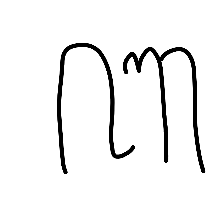
#> input picture Dataset/campuran/ba/ba38.mine.png, 224 x 224 px; its folder holds only this picture in this run
$ jupyter execute --allow-errors vzrenggamani-KNN-SVM.ipynb
#> lines starting #> are read from the running program, lines starting #| are printed output that depends on the picture; after the words box and inside, x2 and y2 are one past the last pixel; in counts of white or black regions, pixels touching at a corner belong together
[cell 1]
# load data
import glob
import os

# computing
import numpy as np
import pandas as pd

# visualization
import matplotlib.pyplot as plt
import seaborn as sns

# feature extraction
import cv2
from scipy.spatial.distance import cdist
from sklearn.cluster import KMeans
from sklearn.metrics import silhouette_score
from yellowbrick.cluster import KElbowVisualizer # https://realpython.com/k-means-clustering-python/

# modelling
from sklearn.preprocessing import StandardScaler
from sklearn.model_selection import train_test_split
from sklearn.svm import SVC
from sklearn.neighbors import KNeighborsClassifier
from sklearn.model_selection import GridSearchCV

# evalutaion
from sklearn.metrics import classification_report

# load/save model
import pickle

# Load Data

- input: -
- output: `X, y`

[cell 2]
# ukurang gambar 224x224
def import_image(file) :
#> called with file = 'Dataset/campuran/ba/ba38.mine.png'
    image = cv2.imread(file)
#> image is the input picture: shape (224, 224, 3); min 0, max 255, mean 241.8
    image = cv2.resize(image, (224, 224), interpolation = cv2.INTER_AREA)
    return image

def label_image(character, length) :
#| Ukuran karakter ba : 1
    array = np.full(length, character)
    return array

def import_data(character, path) :
    file_path = glob.glob(path)
    images = np.array([import_image(file) for file in file_path])
    label = label_image(character, len(file_path))

    return images, label

[cell 3]
hanacaraka = ('ba','ca','da','dha','ga','ha','ja','ka','la','ma','na','nga','nya','pa','ra','sa','ta','tha','wa','ya')

X = np.empty((0, 224, 224, 3), np.uint8)
y = np.empty((0))


#> (the rest of this cell did not finish here and is left out)

[cell 4]
# Ukuran keseluruhan data
print("Ukuran data:", X.shape[0])
#| Ukuran data: 1

[cell 5]
plt.figure(figsize=(10,4))
sns.countplot(x=y)
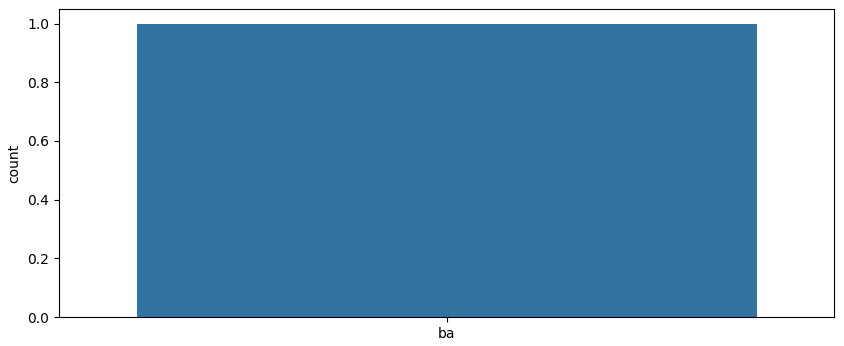
#> figure drawn by matplotlib, 1 panel

[cell 6]
np.random.seed(42)

fig = plt.figure(figsize=(16, 4))
columns = 4
rows = 1
for i in range(1, columns*rows + 1):
    img = np.array(X[np.random.randint(0, X.shape[0]), 0:])
    fig.add_subplot(rows, columns, i)
    plt.imshow(img)
    plt.axis('off')

plt.show()
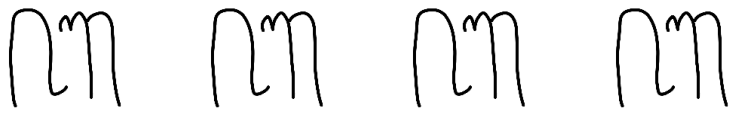
#> figure drawn by matplotlib, 4 panels

# Preprocessing

- input: `X`
- output: `X_prep`

kind of image preprocessing
- grayscaling (o)
- resizing (x)
- cropping (x)
- binarization (o)
- negative (x)
- skeletonization/thinning (o)
- noise reduction (x)
- sharpening (o)

[cell 7]
def grayscaling(image):
    image = cv2.cvtColor(image, cv2.COLOR_RGB2GRAY)
    return image

def thresholding(image, th):
    ret, image = cv2.threshold(image, th, 255, cv2.THRESH_BINARY)
    return image

def resizing(image, size):
    image = cv2.resize(image, (size, size), interpolation = cv2.INTER_AREA)
    return image

# https://soumyapatilblogs.medium.com/image-filtering-using-opencv-66b67e1bd968
def denoising(image):
    image = cv2.medianBlur(image, 5)
    return image

def sharpening(image):
    kernel = np.array([[0, -1, 0], [-1, 5,-1], [0, -1, 0]])
    #kernel = np.array([[-1, -1, -1], [-1, 9, -1], [-1, -1, -1]])
    image = cv2.filter2D(src=image, ddepth=-1, kernel=kernel)
    return image

def edge_detecting(image):
    if (image.ndim == 3):
        image = grayscaling(image)
    #image = cv2.GaussianBlur(image, (3,3), 0)
    image = cv2.Canny(image=image, threshold1=100, threshold2=200)
    return image

def equalizing(image):
    image = cv2.equalizeHist(image)
    return image

def boundary_detecting(image_canny):
    x_start, x_end, y_start, y_end = 0, 223, 0, 223
    for i in range(image_canny.shape[0]):
        if(image_canny[i].max() > 240):
            x_start = i - 10
            if(x_start < 0):
                x_start = 0
            break

    for i in range(image_canny.shape[0]-1, 0, -1):
        if(image_canny[i].max() > 240):
            x_end = i + 10
            if(x_end > 255):
                x_end = 255
            break

    for i in range(image_canny.shape[1]):
        if(image_canny[:, i].max() > 240):
            y_start = i - 10
            if(y_start < 0):
                y_start = 0
            break

    for i in range(image_canny.shape[1]-1, 0, -1):
        if(image_canny[:, i].max() > 240):
            y_end = i + 10
            if(y_end > 255):
                y_end = 255
            break

    return x_start, x_end, y_start, y_end

def boundary_cropping(image):
    image_canny = edge_detecting(image)
    x_start, x_end, y_start, y_end = boundary_detecting(image_canny)
    image = image[x_start:x_end, y_start:y_end]
    return image

[cell 8]
def preprocessing(image, size=192, th=127):
    image = grayscaling(image)
    image = boundary_cropping(image)
    image = resizing(image, size)
    image = equalizing(image)
    return image

[cell 9]
X_prep = []

for i in range(X.shape[0]) :
    X_prep.append(preprocessing(X[i], 28))
#> this loop made 1 pass
#> pass 1, in edge_detecting, `image = cv2.Canny(image=image, threshold1=100, threshold2=200)`:
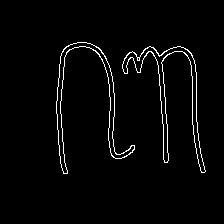
#> image: shape (224, 224); 2.6% white in thin lines or dots, all inside (x1, y1, x2, y2) = (56, 42, 206, 174)
#> pass 1, in boundary_cropping, `image = image[x_start:x_end, y_start:y_end]`:
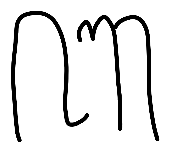
#> image: shape (151, 169); min 0, max 255, mean 229.1
#> pass 1, in resizing, `image = cv2.resize(image, (size, size), interpolation = cv2.INTER_AREA)`:
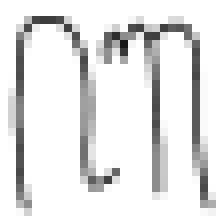
#> image: shape (28, 28) (shown 8 times larger); min 24, max 255, mean 229.1
#> after the loop, X_prep = 1 item

X_prep = np.array(X_prep, dtype=np.uint8)

[cell 10]
print("Dimensi data:", X_prep.shape)
#| Dimensi data: (1, 28, 28)

[cell 11]
np.random.seed(42)

fig = plt.figure(figsize=(16, 4))
columns = 4
rows = 1
for i in range(1, columns*rows + 1):
    img = np.array(X_prep[np.random.randint(0, X.shape[0]), 0:])
    fig.add_subplot(rows, columns, i)
    plt.imshow(img)
    plt.axis('off')
#> this loop made 4 passes
#> pass 1, `img = np.array(X_prep[np.random.randint(0, X.shape[0]), 0:])`:
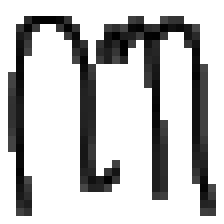
#> img: shape (28, 28) (shown 8 times larger); min 0, max 255, mean 193.8

plt.show()

# Classification

- input: `X_prep, y`
- output: -

[cell 12]
# reshape data
X_feature = np.reshape(X_prep, (X.shape[0], 28*28))
X_feature.shape
#> Out = (1, 784)
